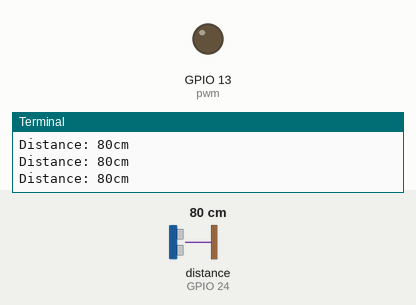
The program below on a simulated Raspberry Pi (BCM pin numbers). On the bench: output pins drawn as LEDs (lit = HIGH), the last lines printed to the terminal. The inputs (shaded band) are chosen by the test bench; at power-on: distance to the obstacle (sensor on GPIO 24) 80 cm. The echo pulse lasts 58.3 µs per cm.

Above: at 1.2 s.
1.3 s: distance to the obstacle (sensor on GPIO 24) set to 2 cm
At 2.2 s:
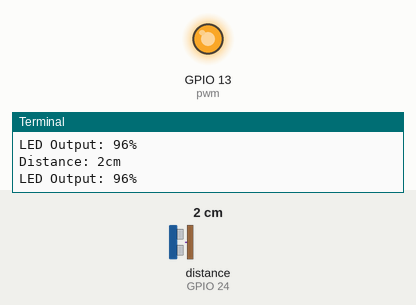
3.1 s: distance to the obstacle (sensor on GPIO 24) set to 18 cm
At 4.6 s:
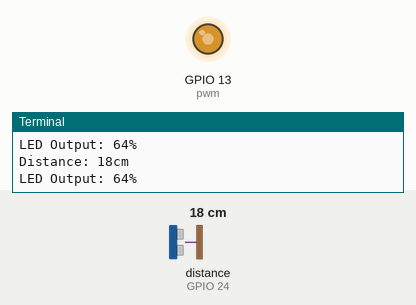
4.9 s: distance to the obstacle (sensor on GPIO 24) set to 35 cm
At 6.4 s:
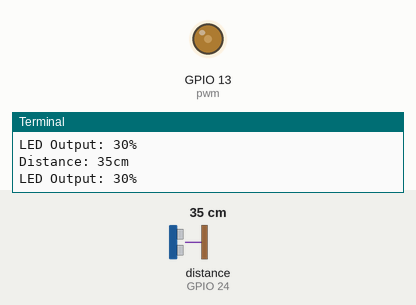
Timing chart, 0 to 7.9 s (numbered marks = the images above; inputs shaded):
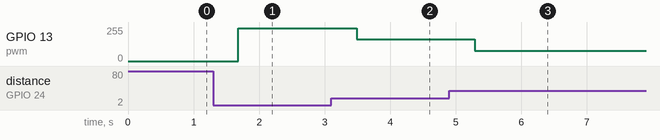

The program:

SIT210_Task7.3D_RPiPWM.py
```python
# -- SIT210 Task 7.3D -- #
# -- Sean Corcoran -- #
# The following code, takes a reading from a distance sensor every 200ms
# Then adjusts a LED to become brighter if a object comes closer
# the range is set to 0cm (highest LED output) to 50cm > no LED output

#libraries we need
import RPi.GPIO as GPIO
from gpiozero import DistanceSensor
from time import sleep

# -- Hardware -- #

GPIO.setwarnings(False) # no warnings
GPIO.setmode(GPIO.BCM)
GPIO.setup(13, GPIO.OUT) #LED

pwm = GPIO.PWM(13, 1000)
pwm.start(0)

# Initialize ultrasonic sensor
sensor = DistanceSensor(trigger=18, echo=24)

# -- Functions -- #

def ledOutput(value):
    # double the reading from distance sensor, meaning the range is 50cm with the follow below code
    value = value * 2
    #default output level is 100 (high)
    outputValue = 100
    # if the value from the sensor is from 0 to 100 then use it to set the brightness of the LED
    if value < 101 and value > -1:
        # the output of the LED is 100 - the sensor distance meaning the closer something is the brighter the LED
        outputValue = outputValue - value
        print("LED Output: " + str(outputValue) + "%")
        pwm.ChangeDutyCycle(outputValue)
    else:
        # if anything else, turn the LED off
        outputValue = 0
        pwm.ChangeDutyCycle(outputValue)

def main():
    while True:
	    # Wait 200ms between readings
	    sleep(0.2)

	    # get distance in centimetres with no decemcal places
	    distance = round(sensor.distance * 100)
	    # print to console
	    print("Distance: " + str(distance) + "cm")
	    ledOutput(distance)

# Executes the main function
if __name__ == '__main__':
    main()
```

Measured:
- after the input at 1.3 s, GPIO 13 (pwm): 0/255 → 245/255 after 0.38 s
- after the input at 3.1 s, GPIO 13 (pwm): 245/255 → 163/255 after 0.39 s
- after the input at 4.9 s, GPIO 13 (pwm): 163/255 → 77/255 after 0.39 s
